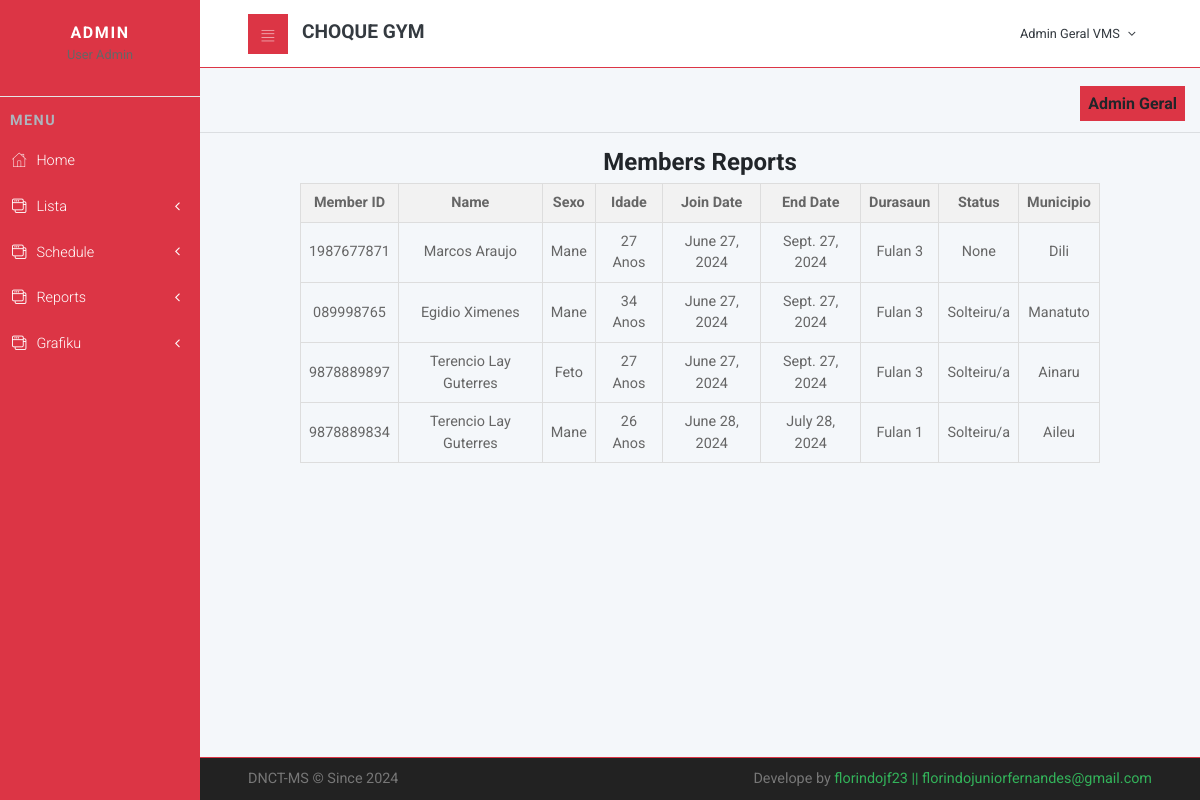
Page /reports/members/ (signed in) on the committed database.
### cliente/models.py (models this page shows, shortened)
class Member(models.Model):
    nu_id = models.CharField(max_length=20,unique=True,null=True)
    naran = models.CharField(max_length=200,null=True)
    sexo = models.CharField(choices=[('Mane','Mane'),('Feto','Feto')],max_length=10,null=True,blank=True)
    naturalidade = models.CharField(max_length=200,null=True,blank=True)
    data_moris = models.DateField(null=True)
    join_date = models.DateField(auto_now_add=True)
    end_date = models.DateField(null=True)
    enderesu = models.CharField(max_length=200,null=True,blank=True)
    municipio = models.ForeignKey(Municipality, on_delete=models.CASCADE,null=True,blank=True)
    status = models.CharField(choices=[('Solteiru/a','Solteiru/a'),('Marridu/a','Marridu/a')],max_length=10,null=True,blank=True)
    phone = models.CharField(max_length=200,null=True)
    email = models.EmailField(max_length=200,null=True,blank=True)
    fotografia = models.ImageField(upload_to='images/',null=True, blank=True)
    documentos = models.FileField(upload_to='CV/', null=True, blank=True)
    def get_age(self):
        import datetime
        age = datetime.date.today().year-self.data_moris.year
        return age
    def get_duration_in_months(self):
        if self.end_date:
            delta = relativedelta(self.end_date, self.join_date)
            return delta.years * 12 + delta.months
        else:
            return None

### custom/models.py (models this page shows)
class Municipality(models.Model):
	code = models.CharField(max_length=5, null=True, blank = True)
	name = models.CharField(max_length=100)
	hckey = models.CharField(max_length=32, null=True ,  blank = True)
	def __str__(self):
		template = '{0.name}'
		return template.format(self)

### main/views.py (the view)
# urls.py: path('reports/members/', views.member_report, name='member_report'),
@login_required
def member_report(request):
    members = Member.objects.all()
    return render(request, 'main/member_report.html', {'members': members})

### main/templates/main/member_report.html
{% extends 'main/layout.html' %}
{% load static %}
{% load crispy_forms_tags %}
{% block content %}
<div style="text-align: center;">
    <h1>Members Reports</h1>
    <table style="margin: auto; width: 80%; border-collapse: collapse; border: 1px solid #ddd;">
        <thead>
            <tr style="background-color: #f2f2f2;">
                <th style="border: 1px solid #ddd; padding: 8px;">Member ID</th>
                <th style="border: 1px solid #ddd; padding: 8px;">Name</th>
                <th style="border: 1px solid #ddd; padding: 8px;">Sexo</th>
                <th style="border: 1px solid #ddd; padding: 8px;">Idade</th>
                <th style="border: 1px solid #ddd; padding: 8px;">Join Date</th>
                <th style="border: 1px solid #ddd; padding: 8px;">End Date</th>
                <th style="border: 1px solid #ddd; padding: 8px;">Durasaun</th>
                <th style="border: 1px solid #ddd; padding: 8px;">Status</th>
                <th style="border: 1px solid #ddd; padding: 8px;">Municipio</th>
            </tr>
        </thead>
        <tbody>
            {% for member in members %}
            <tr>
                <td style="border: 1px solid #ddd; padding: 8px;">{{ member.nu_id }}</td>
                <td style="border: 1px solid #ddd; padding: 8px;">{{ member.naran }}</td>
                <td style="border: 1px solid #ddd; padding: 8px;">{{ member.sexo }}</td>
                <td style="border: 1px solid #ddd; padding: 8px;">{{ member.get_age }} Anos</td>
                <td style="border: 1px solid #ddd; padding: 8px;">{{ member.join_date }}</td>
                <td style="border: 1px solid #ddd; padding: 8px;">{{ member.end_date }}</td>
                <td style="border: 1px solid #ddd; padding: 8px;">Fulan {{ member.get_duration_in_months }}</td>
                <td style="border: 1px solid #ddd; padding: 8px;">{{ member.status }}</td>
                <td style="border: 1px solid #ddd; padding: 8px;">{{ member.municipio }}</td>
            </tr>
            {% empty %}
            <tr>
                <td colspan="4" style="border: 1px solid #ddd; padding: 8px;">No members found.</td>
            </tr>
            {% endfor %}
        </tbody>
    </table>
</div>
{% endblock %}

### static/css/style.default.css (style rules this page uses)
body { overflow-x: hidden; }
table { font-size: 0.9em; color: #666; }
body { font-family: "Roboto", sans-serif; font-size: 1rem; font-weight: 400; line-height: 1.5; color: #212529; background-color: #fff; }
h1, h2, h3, h4, h5, h6, .h1, .h2, .h3, .h4, .h5, .h6 { margin-bottom: 0.5rem; font-family: inherit; font-weight: 700; line-height: 1.1; color: inherit; }
h1, .h1 { font-size: 1.5rem; }

### rows in the picture
Member: nu_id "1987677871", naran "Marcos Araujo", sexo "Mane", get_age "27", join_date "June 27, 2024", end_date "Sept. 27, 2024", get_duration_in_months "3", status "None", municipio "Dili"
Member: nu_id "089998765", naran "Egidio Ximenes", sexo "Mane", get_age "34", join_date "June 27, 2024", end_date "Sept. 27, 2024", get_duration_in_months "3", status "Solteiru/a", municipio "Manatuto"
Member: nu_id "9878889897", naran "Terencio Lay Guterres", sexo "Feto", get_age "27", join_date "June 27, 2024", end_date "Sept. 27, 2024", get_duration_in_months "3", status "Solteiru/a", municipio "Ainaru"
Member: nu_id "9878889834", naran "Terencio Lay Guterres", sexo "Mane", get_age "26", join_date "June 28, 2024", end_date "July 28, 2024", get_duration_in_months "1", status "Solteiru/a", municipio "Aileu"
